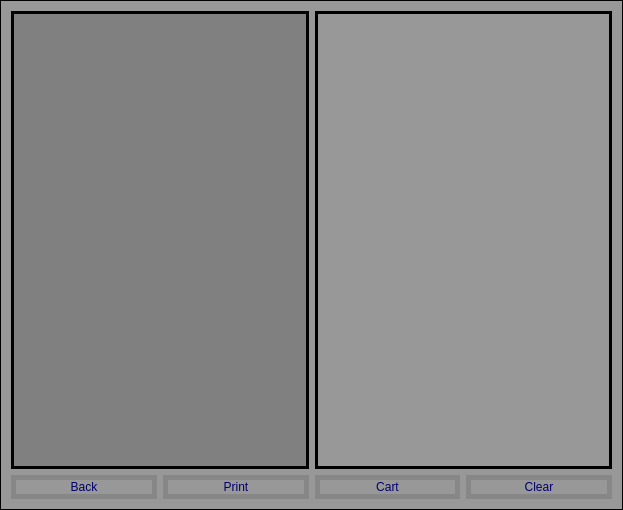
<?xml version="1.0" encoding="UTF-8"?>
<ui version="4.0">
 <class>UserWin2</class>
 <widget class="QWidget" name="UserWin2">
  <property name="geometry">
   <rect>
    <x>0</x>
    <y>0</y>
    <width>623</width>
    <height>510</height>
   </rect>
  </property>
  <property name="windowTitle">
   <string>Form</string>
  </property>
  <property name="styleSheet">
   <string notr="true">*{
	background-color : #989898;
	padding : 0px;
	border : 1px solid black;
	color : rgb(0, 0, 111);
	font: 63 19pt &quot;Yrsa SemiBold&quot;;
}

QLabel{
		border:2px;
		padding-left: 2px;
}

QListWidget{
	border : 3px solid black;
}

QPlainTextEdit{
	border : 3px solid black;
}

QPushButton{
	border: 5px solid #878787;
	border-radius : 15px;
}

QPushButton::hover{
	background-color : yellow;
}

</string>
  </property>
  <layout class="QVBoxLayout" name="verticalLayout_2">
   <item>
    <layout class="QVBoxLayout" name="verticalLayout">
     <item>
      <layout class="QHBoxLayout" name="horizontalLayout">
       <item>
        <widget class="QListWidget" name="listWidget">
         <property name="styleSheet">
          <string notr="true">QListWidget{
	background-color : gray;	
}</string>
         </property>
        </widget>
       </item>
       <item>
        <widget class="QPlainTextEdit" name="plainTextEdit"/>
       </item>
      </layout>
     </item>
     <item>
      <layout class="QHBoxLayout" name="horizontalLayout_2">
       <item>
        <widget class="QPushButton" name="beckBtn">
         <property name="text">
          <string>Back</string>
         </property>
        </widget>
       </item>
       <item>
        <widget class="QPushButton" name="printerBtn">
         <property name="text">
          <string>Print</string>
         </property>
        </widget>
       </item>
       <item>
        <widget class="QPushButton" name="cartBtn">
         <property name="text">
          <string>Cart</string>
         </property>
        </widget>
       </item>
       <item>
        <widget class="QPushButton" name="clearBtn">
         <property name="text">
          <string>Clear</string>
         </property>
        </widget>
       </item>
      </layout>
     </item>
    </layout>
   </item>
  </layout>
 </widget>
 <resources/>
 <connections/>
</ui>
